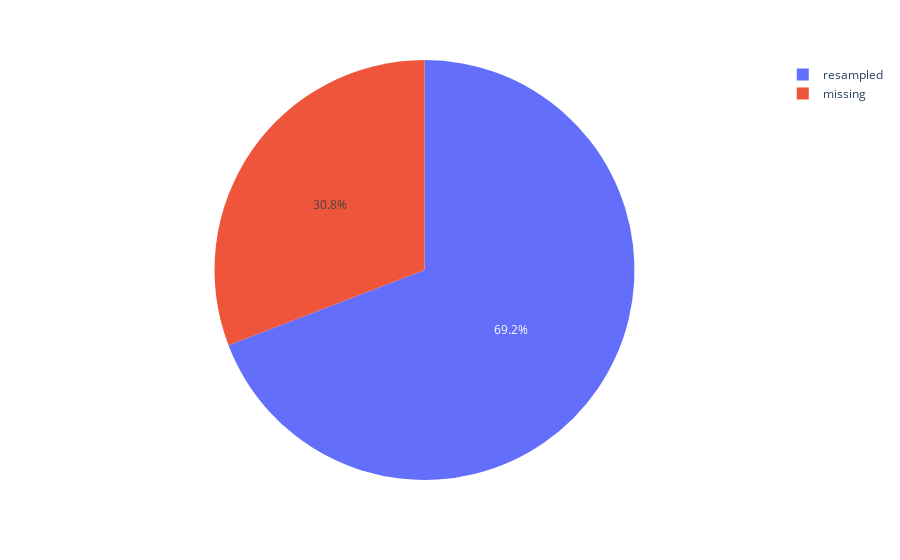

Write notebook code for a chart like this one.
### Code cell
fig = px.pie(generate_summary(df_data), values='count', names='name')
fig.show()

### Figure 1 — Plotly figure (JSON) as saved in the notebook; plotly's stock layout.template omitted (floating-point values rounded to 4 significant figures)
{"data": [{"domain": {"x": [0, 1], "y": [0, 1]}, "hovertemplate": "name=%{label}<br>count=%{value}<extra></extra>", "labels": ["missing", "resampled"], "legendgroup": "", "name": "", "showlegend": true, "type": "pie", "values": [619524, 1389276]}], "layout": {"legend": {"tracegroupgap": 0}, "margin": {"t": 60}}}
